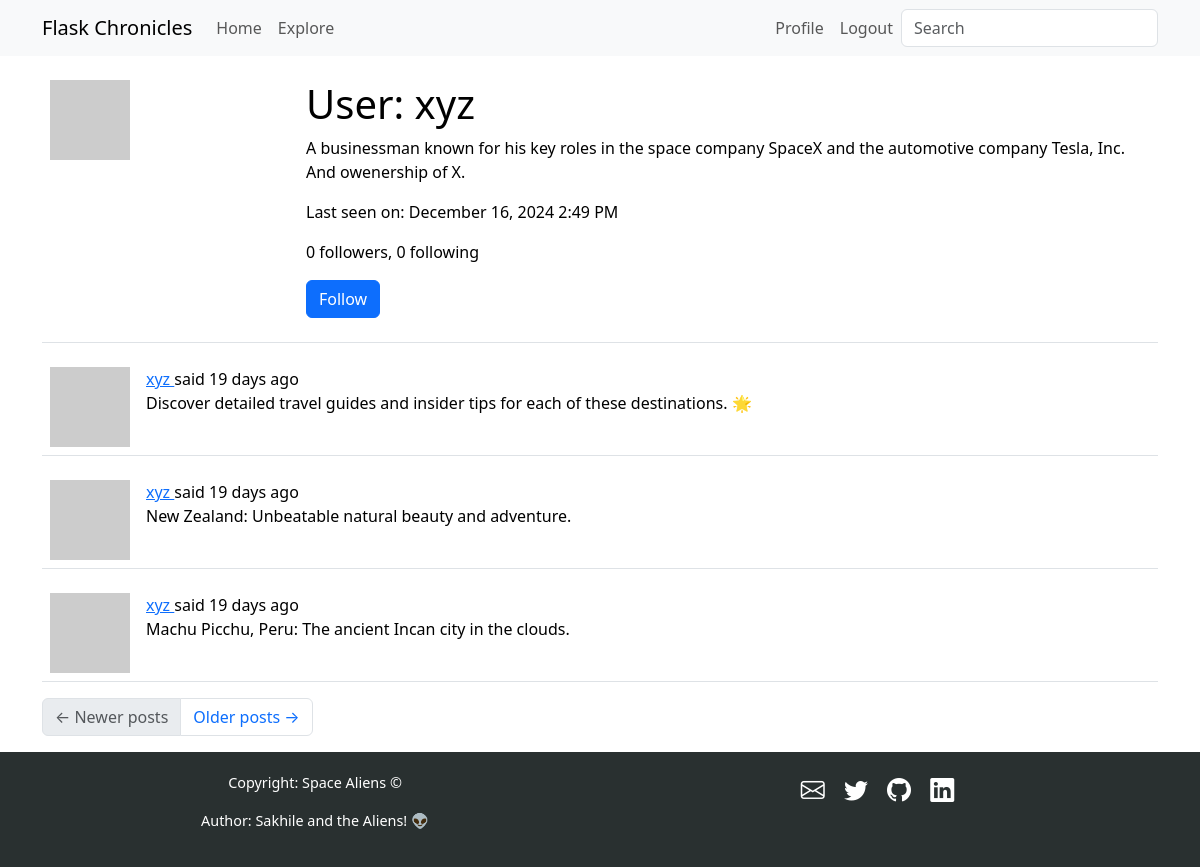
Screenshot of /user/xyz (signed in) with the database file from the repository.
### app/models.py (models this page shows, shortened)
class User(UserMixin, db.Model):
    id: so.Mapped[int] = so.mapped_column(primary_key=True)
    username: so.Mapped[str] = so.mapped_column(sa.String(64), unique=True)
    email: so.Mapped[str] = so.mapped_column(sa.String(120), index=True, unique=True)
    password_hash: so.Mapped[Optional[str]] = so.mapped_column(sa.String(256))
    posts: so.WriteOnlyMapped["Post"] = so.relationship(back_populates="author")
    about_me: so.Mapped[Optional[str]] = so.mapped_column(sa.String(140))
    last_seen: so.Mapped[Optional[datetime]] = so.mapped_column(
        default=lambda: datetime.now(timezone.utc)
    )
    following: so.WriteOnlyMapped["User"] = so.relationship(
        secondary=followers,
        primaryjoin=(followers.c.follower_id == id),
        secondaryjoin=(followers.c.followed_id == id),
        back_populates="followers",
    )
    followers: so.WriteOnlyMapped["User"] = so.relationship(
        secondary=followers,
        primaryjoin=(followers.c.followed_id == id),
        secondaryjoin=(followers.c.follower_id == id),
        back_populates="following",
    )
    def avatar(self, size):
        digest = md5(self.email.lower().encode("utf-8")).hexdigest()
        return f"https://www.gravatar.com/avatar/{digest}?d=identicon&s={size}'"
    def is_following(self, user):
        query = self.following.select().where(User.id == user.id)
        return db.session.scalar(query) is not None
    def followers_count(self):
        query = sa.select(sa.func.count()).select_from(
            self.followers.select().subquery()
        )
        return db.session.scalar(query)
    def following_count(self):
        query = sa.select(sa.func.count()).select_from(
            self.following.select().subquery()
        )
        return db.session.scalar(query)

class SearchableMixin:
    @classmethod
    def before_commit(cls, session):
        session._changes = {
            "add": list(session.new),
            "update": list(session.dirty),
            "delete": list(session.deleted),
        }
    @classmethod
    def after_commit(cls, session):
        for obj in session._changes["add"]:
            if isinstance(obj, SearchableMixin):
                add_to_index(obj.__tablename__, obj)
        for obj in session._changes["update"]:
            if isinstance(obj, SearchableMixin):
                add_to_index(obj.__tablename__, obj)
        for obj in session._changes["delete"]:
            if isinstance(obj, SearchableMixin):
                remove_from_index(obj.__tablename__, obj)
        session._changes = None

class Post(SearchableMixin, db.Model):
    __searchable__ = ["body"]
    id: so.Mapped[int] = so.mapped_column(primary_key=True)
    body: so.Mapped[str] = so.mapped_column(sa.String(140))
    timestamp: so.Mapped[datetime] = so.mapped_column(
        index=True, default=lambda: datetime.now(timezone.utc)
    )
    user_id: so.Mapped[int] = so.mapped_column(sa.ForeignKey(User.id), index=True)
    author: so.Mapped[User] = so.relationship(back_populates="posts")
    language: so.Mapped[Optional[str]] = so.mapped_column(sa.String(5))

### app/main/routes.py (the view)
@bp.route("/user/<username>")
@login_required
def user(username):
    user = db.first_or_404(sa.select(User).where(User.username == username))
    page = request.args.get("page", 1, type=int)
    query = user.posts.select().order_by(Post.timestamp.desc())
    posts = db.paginate(
        query, page=page, per_page=current_app.config["POSTS_PER_PAGE"], error_out=False
    )
    next_url = (
        url_for("main.user", username=user.username, page=posts.next_num)
        if posts.has_next
        else None
    )
    prev_url = (
        url_for("main.user", username=user.username, page=posts.prev_num)
        if posts.has_prev
        else None
    )
    form = EmptyForm()
    return render_template(
        "user.html",
        user=user,
        posts=posts.items,
        next_url=next_url,
        prev_url=prev_url,
        form=form,
    )

### app/main/forms.py
class SearchForm(FlaskForm):
    q = StringField(_l("Search"), validators=[DataRequired()])
    def __init__(self, *args, **kwargs):
        if "formdata" not in kwargs:
            kwargs["formdata"] = request.args
        if "meta" not in kwargs:
            kwargs["meta"] = {"csrf": False}
        super(SearchForm, self).__init__(*args, **kwargs)

class EmptyForm(FlaskForm):
    submit = SubmitField("Submit")

### app/__init__.py (called while the page is built)
def get_locale():
    return request.accept_languages.best_match(current_app.config["LANGUAGES"])

### app/main/routes.py (called while the page is built)
@bp.before_request
def before_request():
    if current_user.is_authenticated:
        current_user.last_seen = datetime.now(timezone.utc)
        db.session.commit()
        g.search_form = SearchForm()
    g.locale = str(get_locale())

### app/models.py (called while the page is built)
@login.user_loader
def load_user(id):
    return db.session.get(User, int(id))

### app/templates/user.html (shortened to what this page needs)
{% extends "base.html" %}
{% block content %}
    <table class="table table-hover">
        <tr>
            <td width="256px"><img src="{{ user.avatar(256) }}"></td>
            <td>
                <h1>{{ _('User') }}: {{ user.username }}</h1>
                {% if user.about_me %}<p>{{ user.about_me }}</p>{% endif %}
                {% if user.last_seen %}
                <p>{{ _('Last seen on') }}: {{ moment(user.last_seen).format('LLL') }}</p>
                {% endif %}
                <p>{{ _('%(count)d followers', count=user.followers_count()) }}, {{ _('%(count)d following',
                    count=user.following_count()) }}</p>
                {% if user == current_user %}
                <p><a href="{{ url_for('main.edit_profile') }}">{{ _('Edit your profile') }}</a></p>
                {% elif not current_user.is_following(user) %}
                <p>
                <form action="{{ url_for('main.follow', username=user.username) }}" method="post">
                    {{ form.submit(value=_('Follow'), class_='btn btn-primary') }}
                </form>
                </p>
                {% endif %}
            </td>
        </tr>
    </table>
    {% for post in posts %}
    {% include '_post.html' %}
    {% endfor %}
    <nav aria-label="Post navigation">
        <ul class="pagination">
            <li class="page-item{% if not prev_url %} disabled{% endif %}">
                <a class="page-link" href="{{ prev_url }}">
                    <span aria-hidden="true">&larr;</span> {{ _('Newer posts') }}
                </a>
            </li>
            <li class="page-item{% if not next_url %} disabled{% endif %}">
                <a class="page-link" href="{{ next_url }}">
                    {{ _('Older posts') }} <span aria-hidden="true">&rarr;</span>
                </a>
            </li>
        </ul>
    </nav>
{% endblock %}

### app/templates/_post.html (shortened to what this page needs)
<table class="table table-hover">
    <tr>
        <td width="70px">
            <a href="{{ url_for('main.user', username=post.author.username) }}">
                <img src="{{ post.author.avatar(70) }}" />
            </a>
        </td>
        <td>
            {{ _('%(username)s said %(when)s',
            username=user_link, when=moment(post.timestamp).fromNow()) }}
            <br>
            <span id="post{{ post.id }}">{{ post.body }}</span>
        </td>
    </tr>
</table>

### rows the page displays
User: username "xyz", about_me "A businessman known for his key roles in the space company SpaceX and the automotive company Tesla, Inc. And owenership of X.", last_seen "December 16, 2024 2:49 PM"
Post: body "Discover detailed travel guides and insider tips for each of these destinations. 🌟"
Post: body "New Zealand: Unbeatable natural beauty and adventure."
Post: body "Machu Picchu, Peru: The ancient Incan city in the clouds."
